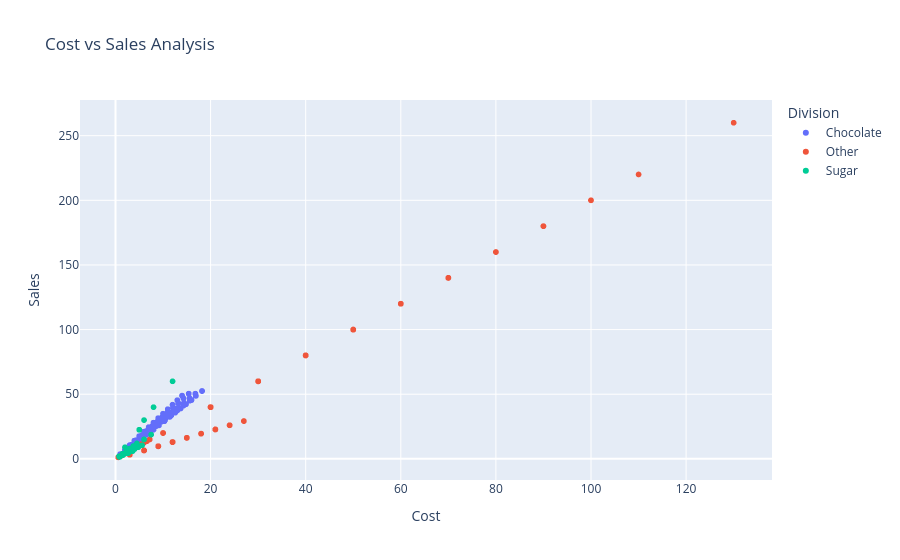

The code cell stored with this chart in its notebook:
### Code cell
fig = px.scatter(
    df,
    x="Cost",
    y="Sales",
    color="Division",
    hover_data=["Product Name"],
    title="Cost vs Sales Analysis"
)

fig.show()

### Figure 1 — Plotly figure (JSON) as saved in the notebook; plotly's stock layout.template omitted (floating-point values rounded to 4 significant figures; data arrays with more than 128 entries replaced by an {"elided": "..."} marker saying what was removed)
{"data": [{"customdata": {"elided": "9844x1 str values"}, "hovertemplate": "Division=Chocolate<br>Cost=%{x}<br>Sales=%{y}<br>Product Name=%{customdata[0]}<extra></extra>", "legendgroup": "Chocolate", "marker": {"color": "#636efa", "symbol": "circle"}, "mode": "markers", "name": "Chocolate", "showlegend": true, "type": "scattergl", "x": {"elided": "9844 float values"}, "xaxis": "x", "y": {"elided": "9844 float values"}, "yaxis": "y"}, {"customdata": {"elided": "310x1 str values"}, "hovertemplate": "Division=Other<br>Cost=%{x}<br>Sales=%{y}<br>Product Name=%{customdata[0]}<extra></extra>", "legendgroup": "Other", "marker": {"color": "#EF553B", "symbol": "circle"}, "mode": "markers", "name": "Other", "showlegend": true, "type": "scattergl", "x": {"elided": "310 float values"}, "xaxis": "x", "y": {"elided": "310 float values"}, "yaxis": "y"}, {"customdata": [["Fizzy Lifting Drinks"], ["Laffy Taffy"], ["Fizzy Lifting Drinks"], ["SweeTARTS"], ["Nerds"], ["Nerds"], ["Laffy Taffy"], ["Fizzy Lifting Drinks"], ["Laffy Taffy"], ["SweeTARTS"], ["SweeTARTS"], ["Laffy Taffy"], ["Hair Toffee"], ["Everlasting Gobstopper"], ["Hair Toffee"], ["Fun Dip"], ["Fun Dip"], ["SweeTARTS"], ["Laffy Taffy"], ["SweeTARTS"], ["Everlasting Gobstopper"], ["Fun Dip"], ["SweeTARTS"], ["Laffy Taffy"], ["Fizzy Lifting Drinks"], ["Laffy Taffy"], ["Fizzy Lifting Drinks"], ["Nerds"], ["Fizzy Lifting Drinks"], ["SweeTARTS"], ["Hair Toffee"], ["SweeTARTS"], ["Laffy Taffy"], ["Everlasting Gobstopper"], ["Hair Toffee"], ["SweeTARTS"], ["Laffy Taffy"], ["SweeTARTS"], ["Laffy Taffy"], ["Nerds"]], "hovertemplate": "Division=Sugar<br>Cost=%{x}<br>Sales=%{y}<br>Product Name=%{customdata[0]}<extra></extra>", "legendgroup": "Sugar", "marker": {"color": "#00cc96", "symbol": "circle"}, "mode": "markers", "name": "Sugar", "showlegend": true, "type": "scattergl", "x": [3.0, 4.5, 6.0, 2.4, 1.6, 3.2, 0.75, 4.5, 1.5, 3.2, 2.4, 1.5, 5.0, 8.0, 5.0, 2.7, 0.9, 1.6, 0.75, 2.4, 12.0, 3.6, 4.8, 3.75, 7.5, 0.75, 4.5, 0.8, 6.0, 3.2, 5.0, 5.6, 1.5, 6.0, 2.0, 3.2, 2.25, 4.0, 3.0, 2.4], "xaxis": "x", "y": [7.5, 11.94, 15.0, 4.5, 3.0, 6.0, 1.99, 11.25, 3.98, 6.0, 4.5, 3.98, 22.5, 40.0, 22.5, 4.5, 1.5, 3.0, 1.99, 4.5, 60.0, 6.0, 9.0, 9.95, 18.75, 1.99, 11.25, 1.5, 15.0, 6.0, 22.5, 10.5, 3.98, 30.0, 9.0, 6.0, 5.97, 7.5, 7.96, 4.5], "yaxis": "y"}], "layout": {"legend": {"title": {"text": "Division"}, "tracegroupgap": 0}, "title": {"text": "Cost vs Sales Analysis"}, "xaxis": {"anchor": "y", "domain": [0, 1], "title": {"text": "Cost"}}, "yaxis": {"anchor": "x", "domain": [0, 1], "title": {"text": "Sales"}}}}
